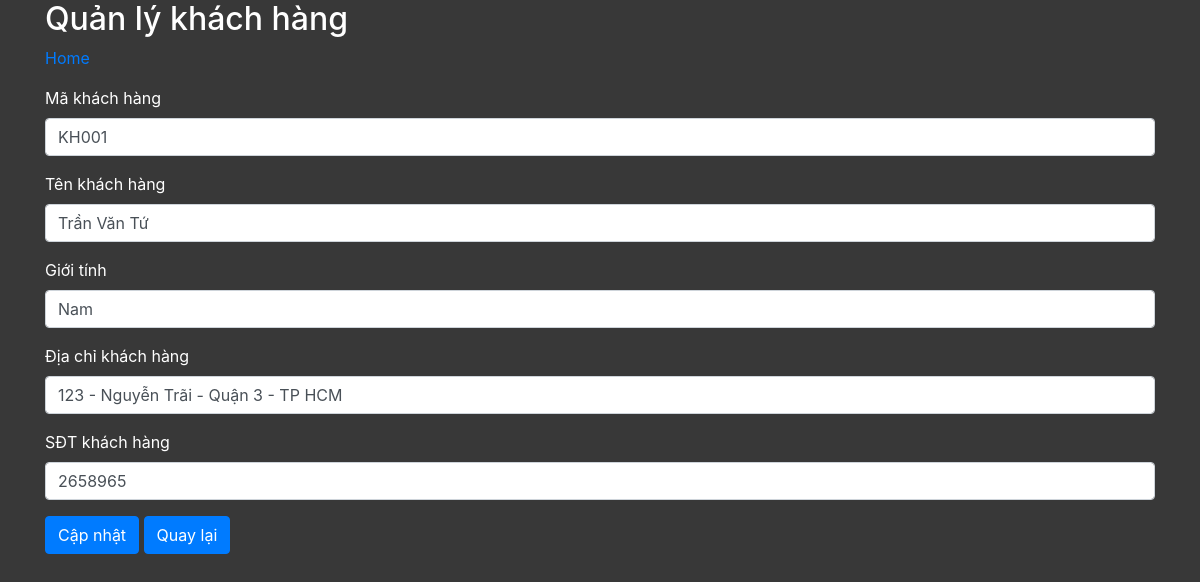
The page /bt3/editkh.php?MaKH=KH001 on the database its author committed.
### tables this page shows
create table khachhang(
MaKH varchar (10) not null primary key,
TenKH varchar (30) not null,
GioiTinh varchar(5) not null,
DiaChiKH varchar (50) not null,
SDTKH int not null
);

### bt3/entity.php (called while the page is built, shortened)
<?php
include 'mysqlhelper.php';
abstract class Entity{
 function __construct($db)
 {
 $this->mysql = new MySQLHelper("localhost","root","anhdung0403");
 }
}
?>

### bt3/mysqlhelper.php (called while the page is built, shortened)
<?php
class MySQLHelper{
 private $server;
 private $user;
 private $pass;
 private $conn;
 function __construct($server="localhost",$user="root",$pass="anhdung0403")
 {
 $this->server = $server;
 $this->user = $user;
 $this->pass = $pass;
 }
 public function OpenDB($db){
 $this->conn = new mysqli($this->server,$this->user,$this->pass,$db);
 }
 public function MyQuery($query){
 $result = $this->conn->query($query);
 return $result;
 }
}
?>

### bt3/khachhang.php (called while the page is built, shortened)
<?php
 require_once 'entity.php';
 class KhachHang extends Entity{
 public function GetByID($makh){
 $query = "select * from KhachHang where MaKH='".$makh."'";
 $result = $this->mysql->MyQuery($query);
 return mysqli_fetch_array($result);
 }
 }
?>

### bt3/editkh.php (the view, shortened to what this page needs)
<!DOCTYPE html>
<html lang="en">
 <?php
 include 'khachhang.php';
 ?>
 <?php
 if(isset($_GET["MaKH"])){
 $kh = new KhachHang("qlsua");
 $khachhang = $kh->GetByID($_GET["MaKH"]);
 }
 ?>
<head>
 <link rel="stylesheet"
href="https://maxcdn.bootstrapcdn.com/bootstrap/4.5.2/css/bootstrap.min.css">
</head>
<body>
<div class="container">
 <h2>Quản lý khách hàng</h2>
 <p><a href="index.php">Home</a></p>
 <form action="" method="post">
 <div class="form-group">
 <label for="email">Mã khách hàng</label>
 <input type="text" value="<?php echo $khachhang["MaKH"];?>" class="form-control" id="MaKH"
placeholder="Mã khách hàng" name="MaKH">
 </div>
 <div class="form-group">
 <label for="pwd">Tên khách hàng</label>
 <input type="text" value="<?php echo $khachhang["TenKH"];?>" class="form-control" id="TenKH"
placeholder="Tên khách hàng" name="TenKH">
</div>
<div class="form-group">
 <label for="pwd">Giới tính</label>
 <input type="text" value="<?php echo $khachhang["GioiTinh"];?>" class="form-control" id="Gioi Tinh"
placeholder="Giới tính" name="GioiTinh">
</div>
<div class="form-group">
 <label for="pwd">Địa chỉ khách hàng</label>
 <input type="text" value="<?php echo $khachhang["DiaChiKH"];?>" class="form-control" id="DiaChiKH"
placeholder="Địa chỉ khách hàng" name="DiaChiKH">
</div>
 <div class="form-group">
 <label for="pwd">SĐT khách hàng</label>
 <input value="<?php echo $khachhang["SDTKH"];?>" type="number" class="form-control" id="SDTKH"
name="SDTKH">
 </div>
 <button type="submit" class="btn btn-primary">Cập nhật</button>
 <button type="button" class="btn btn-primary" onclick="javascript: history.back(1)">Quay
lại</button>
 </form>
</div>
</body>
</html>

### bt3/editkh.php (style rules this page uses)
body { background-color: #383838; color: white; }

### rows shown on the page
khachhang: MaKH "KH001", TenKH "Trần Văn Tứ", GioiTinh "Nam", DiaChiKH "123 - Nguyễn Trãi - Quận 3 - TP HCM", SDTKH "2658965"
